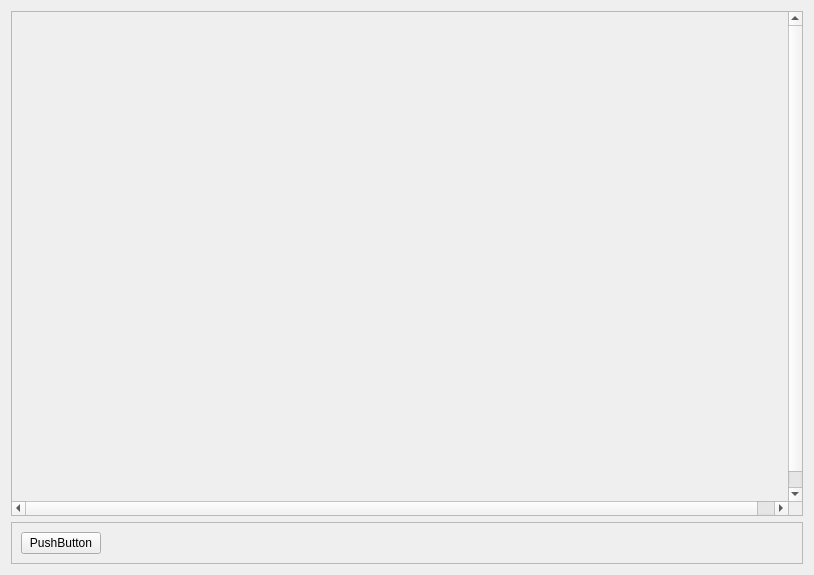
<?xml version="1.0" encoding="UTF-8"?>
<ui version="4.0">
 <class>LargaliMain</class>
 <widget class="QWidget" name="LargaliMain">
  <property name="geometry">
   <rect>
    <x>0</x>
    <y>0</y>
    <width>814</width>
    <height>575</height>
   </rect>
  </property>
  <property name="windowTitle">
   <string>Form</string>
  </property>
  <layout class="QVBoxLayout" name="verticalLayout">
   <item>
    <widget class="QScrollArea" name="saAlignment">
     <property name="verticalScrollBarPolicy">
      <enum>Qt::ScrollBarAsNeeded</enum>
     </property>
     <property name="widgetResizable">
      <bool>false</bool>
     </property>
     <widget class="QWidget" name="scrollAreaWidgetContents">
      <property name="geometry">
       <rect>
        <x>0</x>
        <y>0</y>
        <width>794</width>
        <height>506</height>
       </rect>
      </property>
     </widget>
    </widget>
   </item>
   <item>
    <widget class="QFrame" name="frame">
     <property name="frameShape">
      <enum>QFrame::StyledPanel</enum>
     </property>
     <property name="frameShadow">
      <enum>QFrame::Raised</enum>
     </property>
     <layout class="QHBoxLayout" name="horizontalLayout">
      <item>
       <widget class="QPushButton" name="pbLoad">
        <property name="text">
         <string>PushButton</string>
        </property>
       </widget>
      </item>
      <item>
       <spacer name="horizontalSpacer">
        <property name="orientation">
         <enum>Qt::Horizontal</enum>
        </property>
        <property name="sizeHint" stdset="0">
         <size>
          <width>40</width>
          <height>20</height>
         </size>
        </property>
       </spacer>
      </item>
     </layout>
    </widget>
   </item>
  </layout>
 </widget>
 <resources/>
 <connections/>
</ui>
